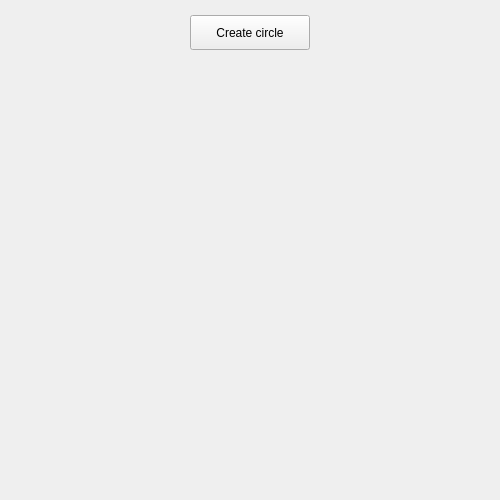
<?xml version="1.0" encoding="UTF-8"?>
<ui version="4.0">
 <class>Form</class>
 <widget class="QWidget" name="Form">
  <property name="geometry">
   <rect>
    <x>0</x>
    <y>0</y>
    <width>500</width>
    <height>500</height>
   </rect>
  </property>
  <property name="windowTitle">
   <string>Form</string>
  </property>
  <widget class="QPushButton" name="create">
   <property name="geometry">
    <rect>
     <x>190</x>
     <y>15</y>
     <width>120</width>
     <height>35</height>
    </rect>
   </property>
   <property name="text">
    <string>Create circle</string>
   </property>
  </widget>
 </widget>
 <resources/>
 <connections/>
</ui>
